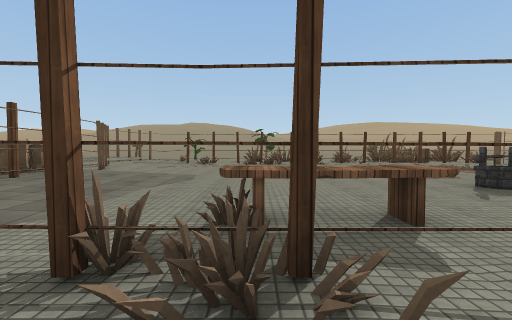
view 1 (above)

20 first-person views from a walk through a Unity game level. The camera is 1.5 m above the floor, tilts 2° down and sees 90° across. The floor is counted in squares, 2 m on a side. Each view is taken from the middle of a square. On the plan, view 1 faces up. The plan holds only what a view shows up to about 9 squares ahead; the rest is blank. The place goes on beyond the plan. Some animated figures are left out. Surface patterns are stand-ins for the level's own textures.

view 2
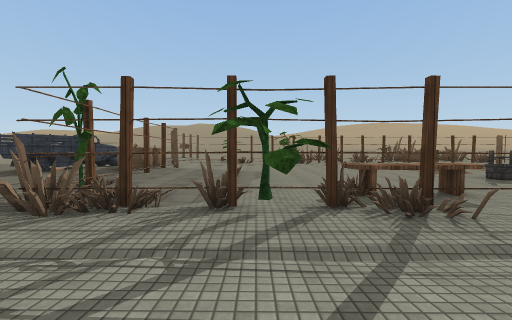

view 3
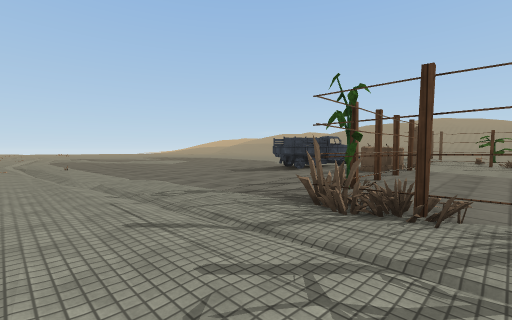

view 4
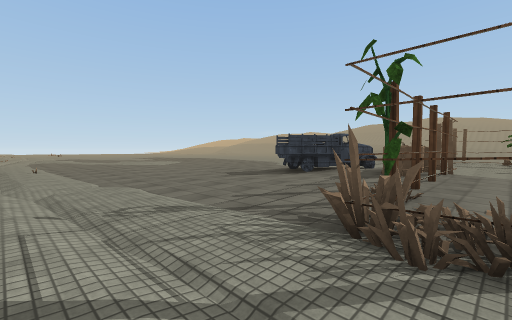

view 5
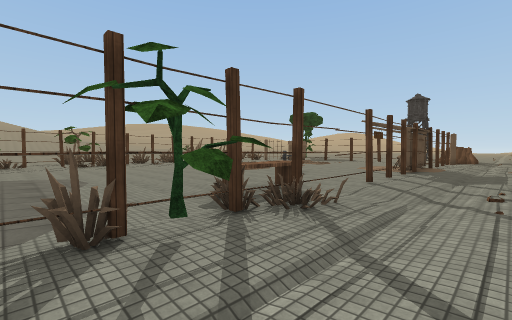

view 6
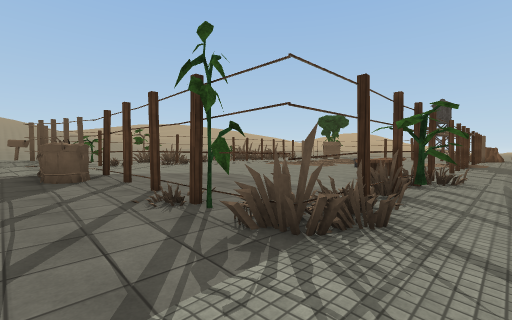

view 7
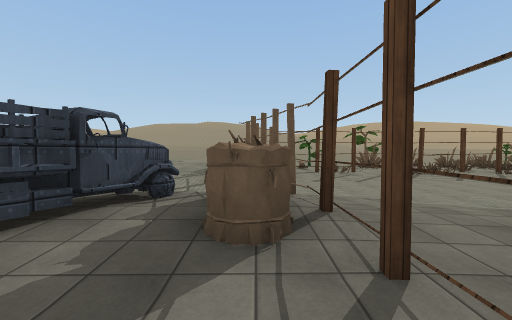

view 8
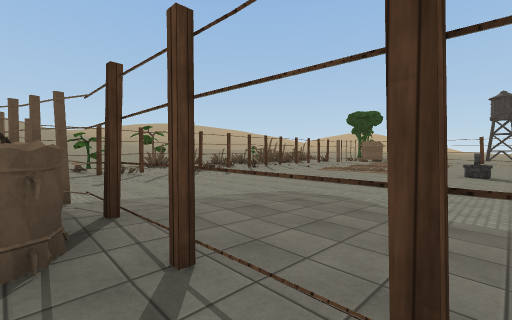

view 9
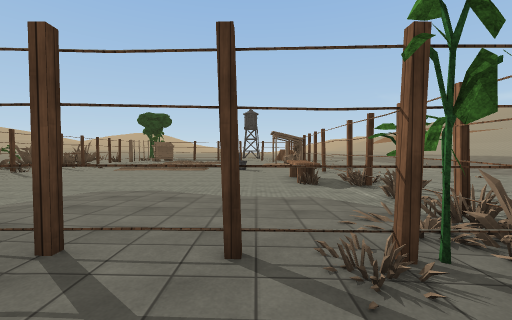

view 10
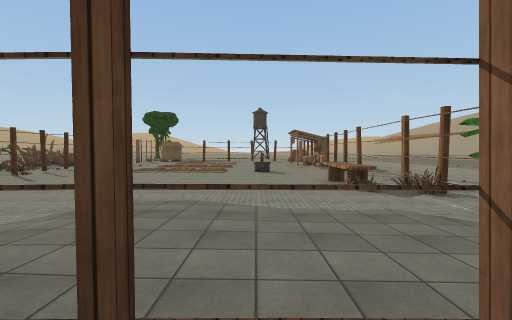

view 11
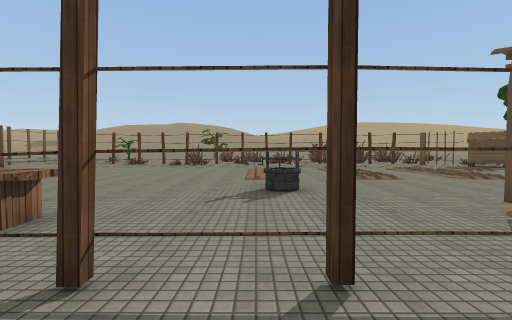

view 12
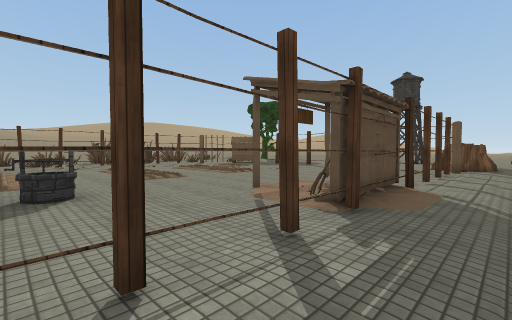

view 13
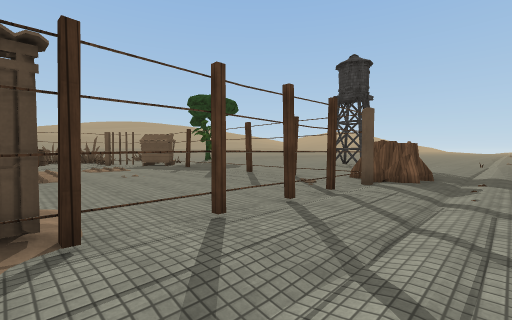

view 14
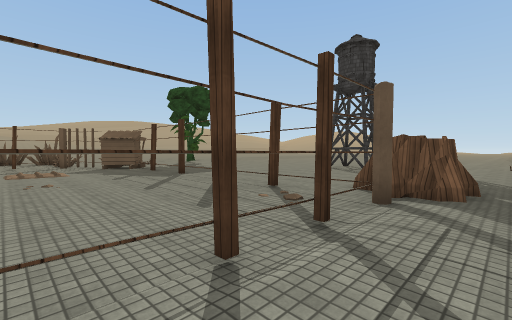

view 15
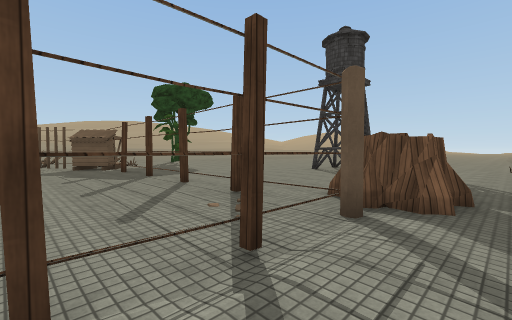

view 16
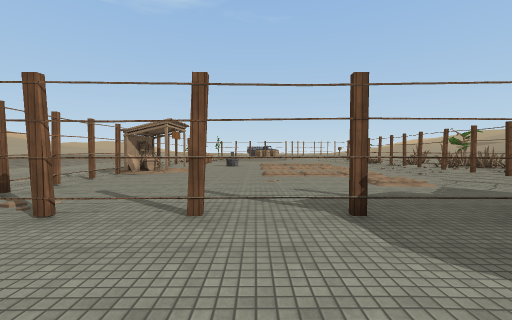

view 17
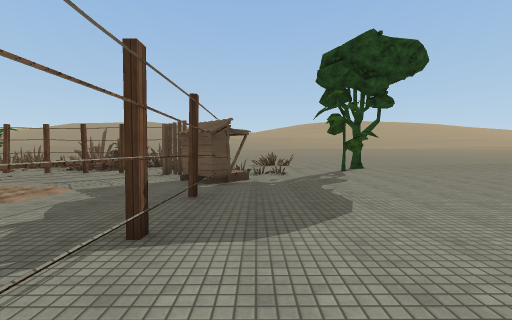

view 18
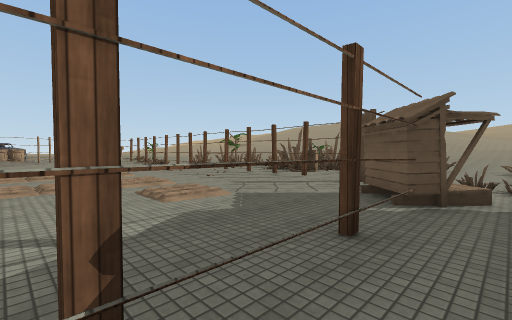

view 19
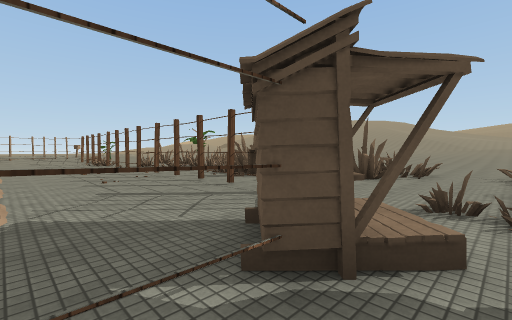

view 20
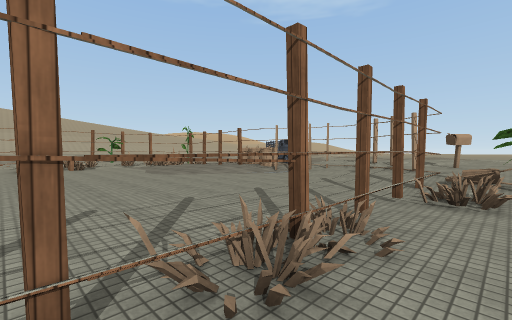

### Floor plan
Key: @ floor where view 1 was taken; # wall or solid block; x gap in a wall; . main floor; : floor 0.25 m higher than the main floor; - floor 0.25 m lower than the main floor; + floor 0.5 m higher than the main floor; * floor 0.75 m higher than the main floor; / step, stairs or slope; = window, fence, low wall or low ledge; W well; B bench; T truck; H thing the floor can be seen under or through; S stump; E tower; R tree; O other object.
Columns run from 9 left of view 1 to 24 right of it. Each row starts with its distance up from view 1.
 22                         -.
 21                        ---
 20                        ---
 19                       OO-O
 18                      OOO--
 17                       O---
 16                    O  ---.
 15 /++/:OO-----     ----- --.   R
 14 **+O#####OO#    ###### -OOO.O:...-
 13 **//O.---OO--   ------O-/-.......-
 12  **O.-------------.----OO/.......
 11  +*O.------.   ----.....O.......
 10  //O-----...   .........H......
  9  ///O---.....  . .......H.....
  8 :TTO#.--........ .......H....
  7 TT:O#........... .......H...
  6 TT:O#...................H....
  5 T...#..--....WW.........H.....EE
  4 ....#..------...........H.....EE
  3 ...OO.---BBB----- ......H...
  2 ...OOOOOOBBB====x O=====HS
  1 --...O.O..-......O/......SS.......
  0 ..-----//@-/--//////--------------
 -1 --.....--/--.--------..........
 -2 -.......-----     --

Where each view was taken, in squares from view 1:
view 1: 0 up, 0 right, facing up
view 2: 2 down, 2 left, facing up
view 3: 2 down, 3 left, facing up-left
view 4: 1 down, 4 left, facing up-left
view 5: 1 down, 3 left, facing up-right
view 6: 0 up, 7 left, facing up-right
view 7: 4 up, 6 left, facing up
view 8: 4 up, 6 left, facing up-right
view 9: 4 up, 7 left, facing right
view 10: 5 up, 6 left, facing right
view 11: 0 up, 4 right, facing up
view 12: 0 up, 4 right, facing up-right
view 13: 1 down, 9 right, facing up-right
view 14: 0 up, 11 right, facing up-right
view 15: 0 up, 12 right, facing up-right
view 16: 6 up, 18 right, facing left
view 17: 5 up, 16 right, facing up
view 18: 7 up, 16 right, facing up-left
view 19: 10 up, 16 right, facing up-left
view 20: 15 up, 2 right, facing down-left
